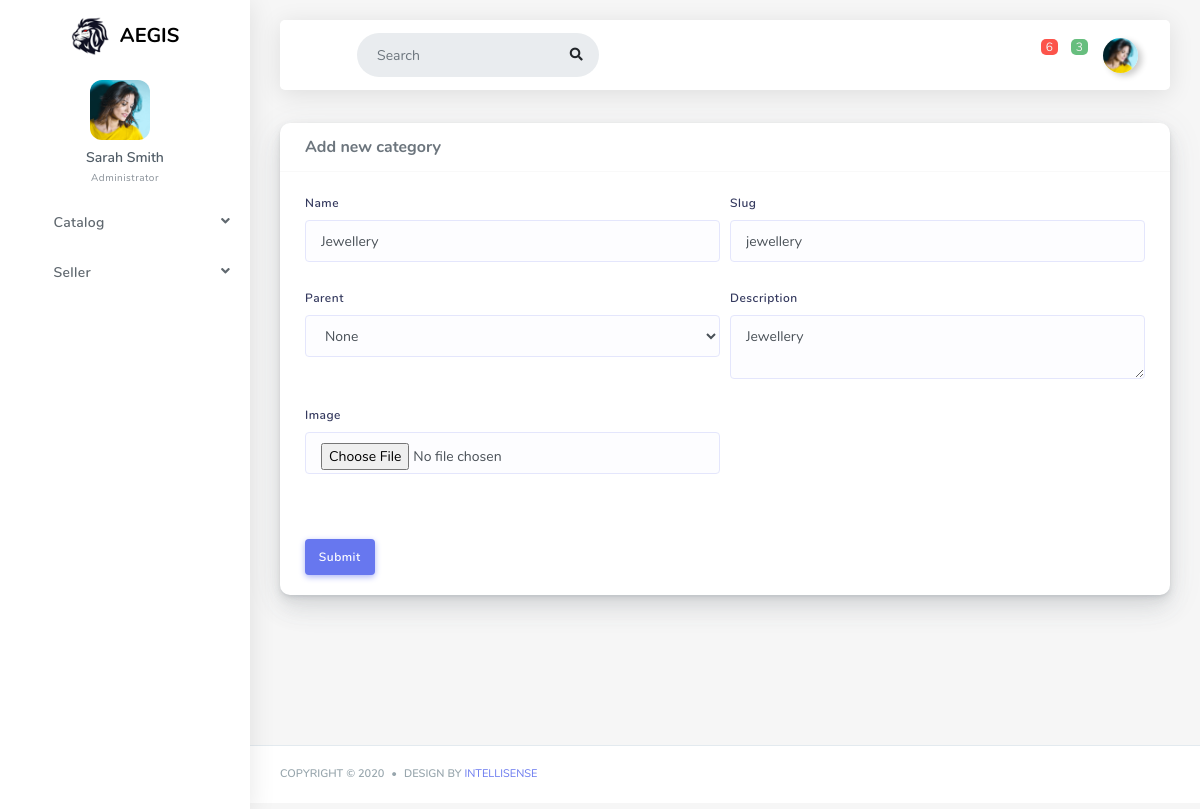
Page /admin/common/edit_category/8 on the committed database.
### tables this page shows
CREATE TABLE `category` (
  `category_id` int(10) UNSIGNED NOT NULL,
  `parent_id` int(10) UNSIGNED NOT NULL,
  `name` varchar(100) NOT NULL,
  `description` varchar(255) NOT NULL,
  `slug` varchar(255) NOT NULL,
  `cat_image` varchar(100) NOT NULL,
  `active` tinyint(1) UNSIGNED NOT NULL DEFAULT '1',
  `on_homescreen` tinyint(1) NOT NULL DEFAULT '0',
  `position` int(10) UNSIGNED NOT NULL DEFAULT '0',
  `created_at` datetime NOT NULL DEFAULT CURRENT_TIMESTAMP,
  `updated_at` datetime NOT NULL DEFAULT CURRENT_TIMESTAMP
);

### application/core/MY_Controller.php (called while the page is built, shortened)
<?php
class MY_Controller extends CI_Controller
{
    protected function template($view, $data = '')
    {
        $this->load->view('admin/templates/header', $data);
        $this->load->view('admin/templates/sidebar', $data);
        $this->load->view($view, $data);
        $this->load->view('admin/templates/footer', $data);
    }
}

### application/controllers/admin/Common.php (called while the page is built, shortened)
<?php
class Common extends MY_Controller
{
    public function edit_category()
    {
        $data['category_tree'] = $this->getCategoryTree();
        $category_id = $this->uri->segment(4);
        $where = array("category_id" => $category_id);
        $data['category'] = $this->common->get_specified_row($where, false, 'category');
        $this->template('admin/category/edit', $data);
    }
}

### index.php (called while the page is built, shortened)
<?php
require_once BASEPATH.'core/CodeIgniter.php';

### application/models/Model_app.php (called while the page is built, shortened)
<?php
class Model_app extends CI_Model {
    protected $table;
    private function is_multi_array ( $array ) {
        if ( count( $array ) == count( $array, COUNT_RECURSIVE ) )
            return FALSE;
        else
          return TRUE;
    }
    function get_specified_row( ...$args ) {
        $query = call_user_func_array( array( $this, 'complexQueries'), $args );
        return $query->row_array();
    }
    private function complexQueries ( $where = false, $fields = false, $table = false, $join = false, $orderBy = false, $groupBy = false, $limit = false, $compiledQuery=false ) {
        if ( $fields ) {
            $this->db->select( $fields );
        } else {
            $this->db->select( '*' );
        }
        if ( !$table )
            $this->db->from( $this->table );
        else {
            $this->db->from( $table );
        }
        if ( $where ) {
            if ( is_string( $where ) )
                $this->db->where( $where );
            else {
                if ( $this->is_multi_array( $where ) )
                    $this->whereTrait( $where );
                else
                    $this->db->where( $where );
            }
        }
        if($compiledQuery){
            $query = $this->db->get_compiled_select();
        }else{
            $query = $this->db->get();
        }
        return $query;
    }
}

### application/views/admin/category/edit.php (the view, shortened to what this page needs)
<div class="main-content">
    <section class="section">
        <div class="row ">
            <div class="col-12 col-md-12 col-lg-12">
                <div class="card">
                    <div class="card-header">
                        <h4>Add new category</h4>
                    </div>
                    <form action="" method="post" autocomplete="off" enctype="multipart/form-data">
                        <div class="card-body">
                            <div class="form-row">
                                <div class="form-group col-md-6">
                                    <label for="inputEmail4">Name</label>
                                    <input type="text" class="form-control" name="category_name" id="category_name" placeholder="Category Name" required value="<?= $category['name'] ?>">
                                </div>
                                <div class="form-group col-md-6">
                                    <label for="inputPassword4">Slug</label>
                                    <input type="text" class="form-control" name="category_slug" id="category_slug" placeholder="Category Slug" value="<?= $category['slug'] ?>">
                                </div>
                            </div>
                            <div class=" form-row">
                                <div class="form-group col-md-6">
                                    <label for="inputEmail4">Parent</label>
                                    <select name="parent_id" id="parent_id" class="form-control">
                                        <option value="" selected>None</option>
                                    </select>
                                </div>
                                <div class="form-group col-md-6">
                                    <label for="inputPassword4">Description</small></label>
                                    <textarea name="category_description" id="category_description" cols="30" rows="10" class="form-control"><?= $category['description'] ?></textarea>
                                </div>
                            </div>
                            <div class="form-row">
                                <div class="form-group col-md-6">
                                    <label for="inputEmail4">Image</label>
                                    <input type="file" class="form-control" name="image" id="image" placeholder="Image">
                                </div>
                                <?php if (file_exists(FCPATH . 'uploads/categories/' . $category['cat_image'])) { ?>
                                    <div class="form-group col-md-6">
                                    </div>
                                <?php } ?>
                            </div>
                        </div>
                        <div class="card-footer">
                            <button class="btn btn-primary">Submit</button>
                        </div>
                    </form>
                </div>
            </div>
        </div>
    </section>
</div>

### rows in the picture
category: category_name "Jewellery", category_slug "jewellery", category_description "Jewellery"
